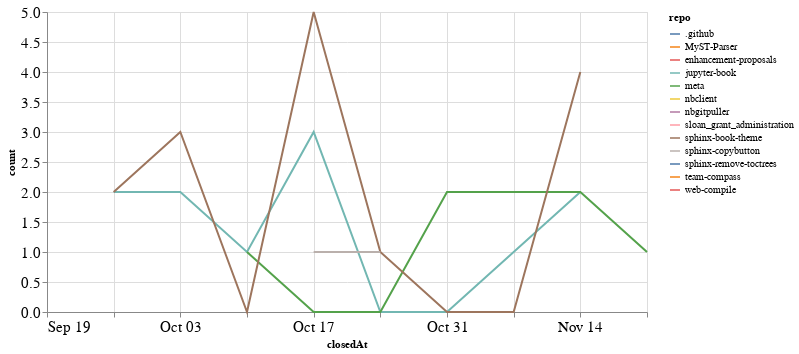

This figure's notebook cell:
### Code cell
closed_by_time = closed_by.groupby('repo').resample('W', on='closedAt').count()['author'].reset_index()
closed_by_time = closed_by_time.rename(columns={'author': 'count'})

alt.Chart(closed_by_time, width=600).mark_line().encode(
    x='closedAt',
    y='count',
    color='repo',
    tooltip="repo"
)

### Figure 1 — Vega-Lite specification as saved in the notebook (floating-point values rounded to 4 significant figures)
{"config": {"axisLeft": {"labelFontSize": 15}, "axisBottom": {"labelFontSize": 15}}, "data": {"name": "data-0295df01cdcfbf485f9e8fc200481c25"}, "mark": "line", "encoding": {"color": {"type": "nominal", "field": "repo"}, "tooltip": {"type": "nominal", "field": "repo"}, "x": {"type": "temporal", "field": "closedAt"}, "y": {"type": "quantitative", "field": "count"}}, "width": 600, "$schema": "https://vega.github.io/schema/vega-lite/v4.8.1.json", "datasets": {"data-0295df01cdcfbf485f9e8fc200481c25": [{"repo": ".github", "closedAt": "2021-11-14T00:00:00", "count": 1}, {"repo": "MyST-Parser", "closedAt": "2021-09-26T00:00:00", "count": 1}, {"repo": "enhancement-proposals", "closedAt": "2021-10-10T00:00:00", "count": 1}, {"repo": "jupyter-book", "closedAt": "2021-09-26T00:00:00", "count": 2}, {"repo": "jupyter-book", "closedAt": "2021-10-03T00:00:00", "count": 2}, {"repo": "jupyter-book", "closedAt": "2021-10-10T00:00:00", "count": 1}, {"repo": "jupyter-book", "closedAt": "2021-10-17T00:00:00", "count": 3}, {"repo": "jupyter-book", "closedAt": "2021-10-24T00:00:00", "count": 0}, {"repo": "jupyter-book", "closedAt": "2021-10-31T00:00:00", "count": 0}, {"repo": "jupyter-book", "closedAt": "2021-11-07T00:00:00", "count": 1}, {"repo": "jupyter-book", "closedAt": "2021-11-14T00:00:00", "count": 2}, {"repo": "meta", "closedAt": "2021-10-10T00:00:00", "count": 1}, {"repo": "meta", "closedAt": "2021-10-17T00:00:00", "count": 0}, {"repo": "meta", "closedAt": "2021-10-24T00:00:00", "count": 0}, {"repo": "meta", "closedAt": "2021-10-31T00:00:00", "count": 2}, {"repo": "meta", "closedAt": "2021-11-07T00:00:00", "count": 2}, {"repo": "meta", "closedAt": "2021-11-14T00:00:00", "count": 2}, {"repo": "meta", "closedAt": "2021-11-21T00:00:00", "count": 1}, {"repo": "nbclient", "closedAt": "2021-09-19T00:00:00", "count": 1}, {"repo": "nbgitpuller", "closedAt": "2021-11-07T00:00:00", "count": 1}, {"repo": "sloan_grant_administration", "closedAt": "2021-10-10T00:00:00", "count": 1}, {"repo": "sphinx-book-theme", "closedAt": "2021-09-26T00:00:00", "count": 2}, {"repo": "sphinx-book-theme", "closedAt": "2021-10-03T00:00:00", "count": 3}, {"repo": "sphinx-book-theme", "closedAt": "2021-10-10T00:00:00", "count": 0}, {"repo": "sphinx-book-theme", "closedAt": "2021-10-17T00:00:00", "count": 5}, {"repo": "sphinx-book-theme", "closedAt": "2021-10-24T00:00:00", "count": 1}, {"repo": "sphinx-book-theme", "closedAt": "2021-10-31T00:00:00", "count": 0}, {"repo": "sphinx-book-theme", "closedAt": "2021-11-07T00:00:00", "count": 0}, {"repo": "sphinx-book-theme", "closedAt": "2021-11-14T00:00:00", "count": 4}, {"repo": "sphinx-copybutton", "closedAt": "2021-10-17T00:00:00", "count": 1}, {"repo": "sphinx-copybutton", "closedAt": "2021-10-24T00:00:00", "count": 1}, {"repo": "sphinx-remove-toctrees", "closedAt": "2021-10-24T00:00:00", "count": 1}, {"repo": "team-compass", "closedAt": "2021-10-17T00:00:00", "count": 1}, {"repo": "web-compile", "closedAt": "2021-09-26T00:00:00", "count": 1}]}}
